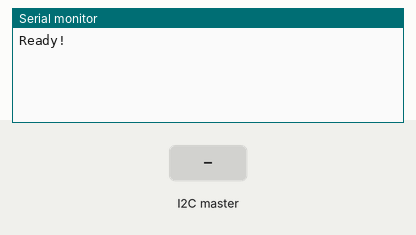
Bench run of a sketch on a simulated Arduino Uno, built with avr-gcc and run on an emulated ATmega328P. Parts: the last lines printed to the serial monitor. Inputs (shaded band) come from the test bench.

Above: at 1.2 s.
1.3 s: the I2C master sends the byte 1
At 2.5 s:
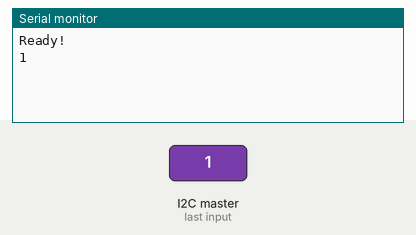
2.8 s: the I2C master sends the byte 0
At 3.9 s:
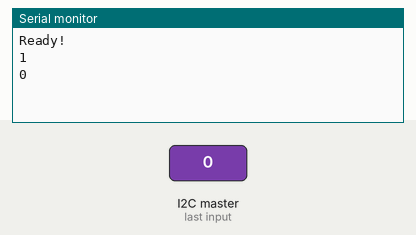

Measured:
- after the input at 1.3 s, the serial monitor: prints a new line at once (image 1)
- after the input at 2.8 s, the serial monitor: prints a new line at once (image 2)

The sketch:

original_code.ino
```cpp
  #include <Wire.h>

#define SLAVE_ADDRESS 0x04

void setup()
{
    Serial.begin(9600);         // start serial for output
    Wire.begin(SLAVE_ADDRESS);
    Wire.onReceive(receiveData);
    Wire.onRequest(sendData);
    Serial.println("Ready!");
}
int pin,flag=0;
int val;
int fer = 987;
char chislo;

void loop()
{
  if(flag==1)
  {
    Serial.println(pin);
    val=analogRead(pin);
    sendData();
    flag=0;
  }
}

void receiveData(int byteCount)
{
    while(Wire.available()>0)
    {
      pin=Wire.read();
      flag=1;

    }
}

// callback for sending data
void sendData()
{
  if(fer > 255 && fer < 512) chislo = 1;
  else if( fer > 511 && fer < 768) chislo = 2;
  else if(fer > 767) chislo = 3;
  Wire.write(fer);
  Wire.write(chislo);

}
```
